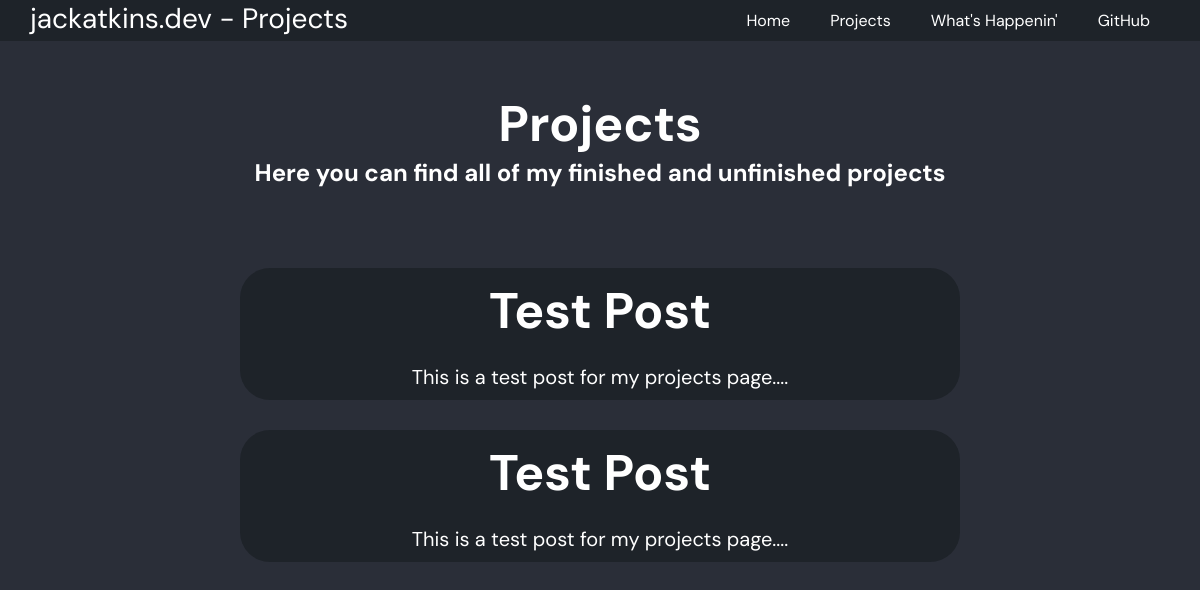
The page /projects/ on the database as committed earlier.
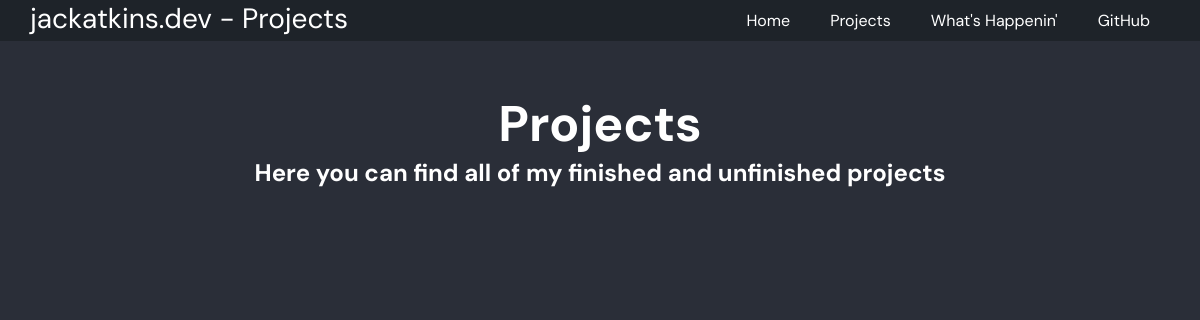
The same page on the database as committed later.
### app.py (models this page shows)
class ProjectPost(db.Model):
    id = db.Column(db.Integer, primary_key=True)
    created = db.Column(db.DateTime)
    title = db.Column(db.String(100))
    content = db.Column(db.Text)

### app.py (the view)
@app.route("/projects/")
def projects():
    posts = ProjectPost.query.all()
    return render_template("projects.html", posts=posts)

### templates/projects.html (shortened to what this page needs)
{% extends "base.html" %}
{% block head %}
<link rel="stylesheet" href="{{ url_for('static', filename='css/post.css') }}">
{% endblock %}
{% block navtitle %}Projects{% endblock %}
{% block content %}
<div class="content-break">
    <h1>Projects</h1>
    <h2>Here you can find all of my finished and unfinished projects</h2>
</div>
<div class="content-break">
    {% for post in posts %}
        <div class="post">
            <h1 class="post-title">{{ post.title }}</h1>
            <p class="post-content">{{ post.content|safe }}</p>
        </div>
    {% endfor %}
</div>
{% endblock %}

### templates/base.html (shortened to what this page needs)
<!DOCTYPE html>
<html>
    <head>
        <link rel="stylesheet" type="text/css" href="{{ url_for('static', filename='css/global.css') }}">
        {% block head %}
        {% endblock %}
    </head>
    <body>
        <nav>
            <p id="title">jackatkins.dev - {% block navtitle %}{% endblock %}</p>
            <ul>
                <a href="https://github.com/J4CKINS"><li class="github">GitHub</li></a>
                <a href="{{ url_for('blog') }}"><li>What's Happenin'</li></a>
                <a href="{{ url_for('projects') }}"><li>Projects</li></a>
                <a href="{{ url_for('home') }}"><li>Home</li></a>
            </ul>
        </nav>
        <div class="wrapper fadein">
            {% block content %}
            {% endblock %}
        </div>
    </body>
</html>

### static/css/global.css (style rules this page uses)
* { margin: 0px; box-sizing: border-box; font-family: 'DM Sans', sans-serif; color: white; }
body { background-color: #2a2e38; }
h1 { font-size: 50px; }
p { font-size: 20px; }
.wrapper { float: left; text-align: center; width: 100%; padding: 0 20% 70px 20%; opacity: 0; padding-top: 15px; transition: all ease-in 1s; -webkit-transition: all ease-in 1s; -moz-transition: all ease-in 1s; -o-transition: all ease-in 1s; }
.content-break { margin-top: 50px; }
nav { background-color: #1e2329; width: 100%; float: left; }
nav p { float: left; margin-left: 30px; color: white; font-size: 28px; }
nav ul { float: right; list-style-type: none; overflow: hidden; margin-right: 30px; }
nav a { float: right; color: white; text-decoration: none; }
nav li { padding: 10px 20px 10px 20px; }

Rows that differ between the two databases and show on the page:
removed ProjectPost: title "Test Post", content "This is a test post for my projects page...."
removed ProjectPost: title "Test Post", content "This is a test post for my projects page...."
